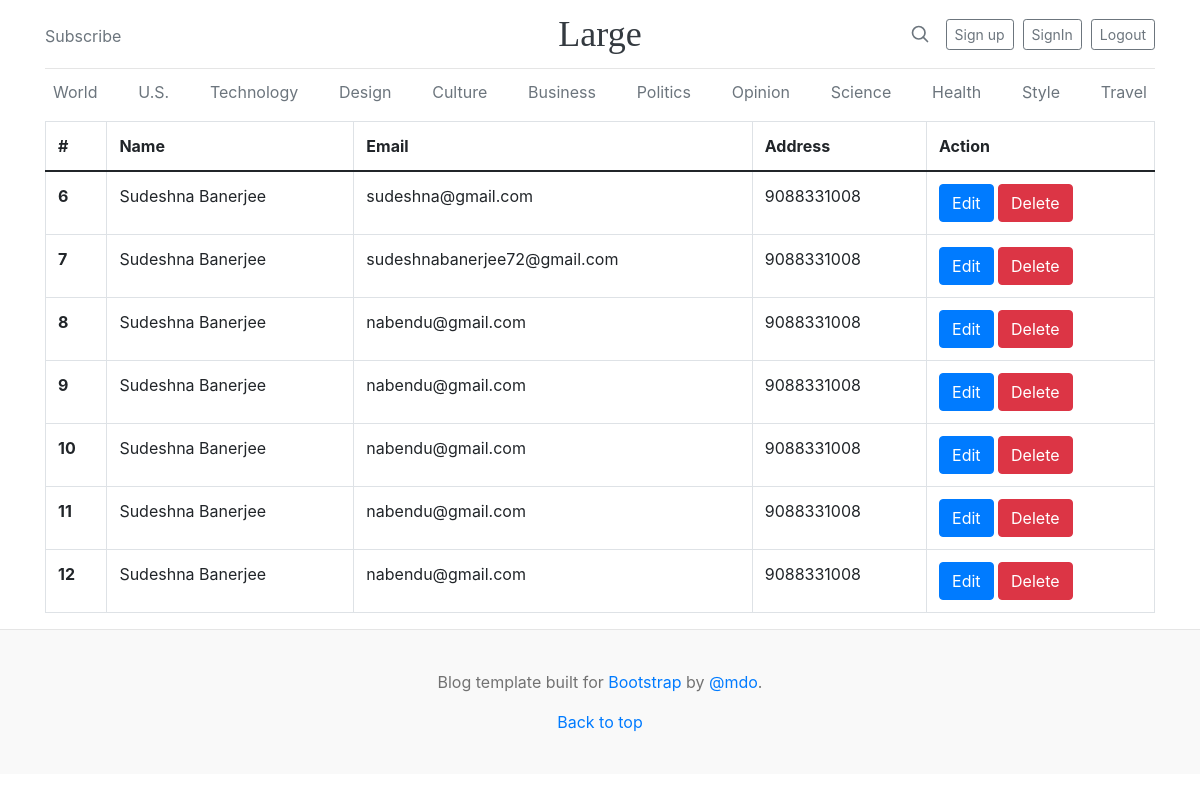
The page / on the database its author committed.
### Home/models.py (models this page shows)
class Crud(models.Model):
    name=models.CharField(max_length=100)
    email=models.CharField(max_length=100)
    address=models.TextField()

### Home/views.py (the view)
# urls.py: 2. Add a URL to urlpatterns:  path('', views.home, name='home')
def home(request):
    data = Crud.objects.all()
    return render(request,'home.html',{'data':data})

### templates/home.html
{% extends 'base.html' %}
{% block container %}
<div class="container">
<table class="table table-bordered border-primary">
    <thead>
      <tr>
        <th scope="col">#</th>
        <th scope="col">Name</th>
        <th scope="col">Email</th>
        <th scope="col">Address</th>
        <th scope="col">Action</th>
      </tr>
    </thead>
    <tbody>
    {% for d in data %}
      <tr>
        <th scope="row">{{d.id}}</th>
        <td>{{d.name}}</td>
        <td>{{d.email}}</td>
        <td>{{d.address}}</td>
        <td>
      <a class="btn btn-primary" href="/update/{{d.id}}">Edit</a>
      <a onclick="return confirm('Are you sure to delete ?')" class="btn btn-danger" href="/delete/{{d.id}}">Delete</a>
        </td>
      </tr>
      {% endfor %}
    </tbody>
  </table>
</div>
{% endblock  %}

### rows shown on the page
Crud: id "6", name "Sudeshna Banerjee", email "sudeshna@gmail.com", address "9088331008"
Crud: id "7", name "Sudeshna Banerjee", email "sudeshnabanerjee72@gmail.com", address "9088331008"
Crud: id "8", name "Sudeshna Banerjee", email "nabendu@gmail.com", address "9088331008"
Crud: id "9", name "Sudeshna Banerjee", email "nabendu@gmail.com", address "9088331008"
Crud: id "10", name "Sudeshna Banerjee", email "nabendu@gmail.com", address "9088331008"
Crud: id "11", name "Sudeshna Banerjee", email "nabendu@gmail.com", address "9088331008"
Crud: id "12", name "Sudeshna Banerjee", email "nabendu@gmail.com", address "9088331008"
